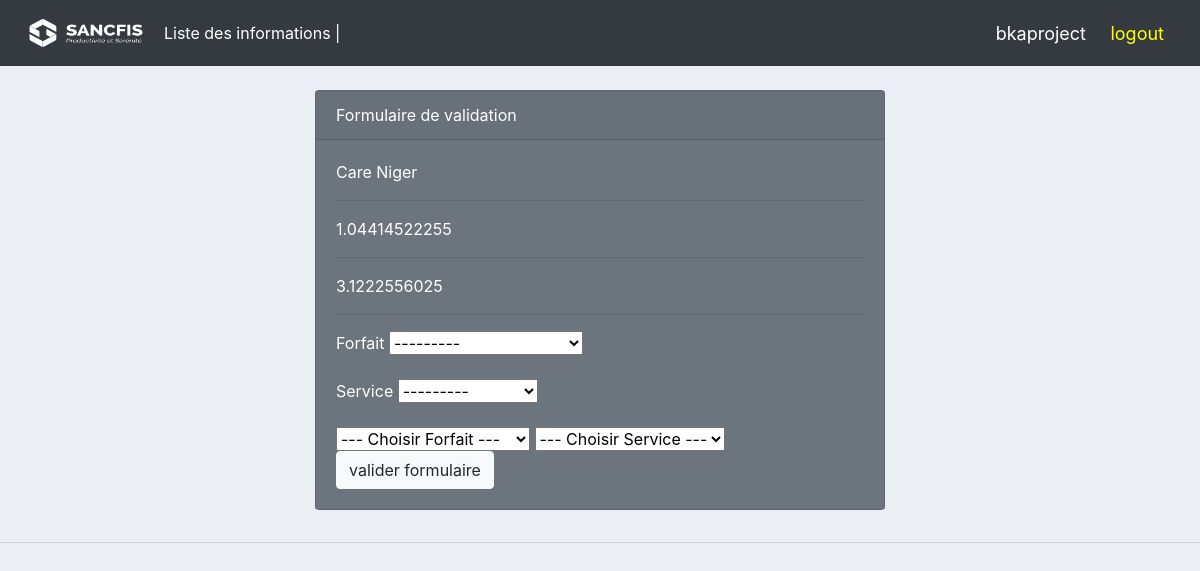
The app's page /validation_installation_informations/2/ (signed in) with its own data.
### bka/models.py (models this page shows, shortened)
class installation_information(models.Model):
    customer = models.CharField(max_length=100, null=True)
    lat = models.FloatField(max_length=20, null=True)
    lon = models.FloatField(max_length=20, null=True)
    forfait = models.ForeignKey(forfait, blank=True, null=True, on_delete=models.CASCADE)
    service = models.ForeignKey(service, blank=True, null=True, on_delete=models.CASCADE)
    cle_activation = models.CharField(max_length=100, null=True)
    status = models.BooleanField(default=False)
    activer = models.BooleanField(default=False)
    date_ajout = models.DateTimeField(auto_now_add=True)
    date_modif = models.DateTimeField(auto_now=True)

### bka/decorators.py (the view)
        def wrapper_func(request, *args, **kwargs):
            group = None
            if request.user.groups.exists():
                group = request.user.groups.all()[0].name
            if group in allowed_roles:
                return view_func(request, *args, **kwargs)
            elif group == 'DG':
                return redirect('list_all_informations')
            elif group == 'PMO':
                return redirect('list_coordinates_pmo')
            elif group == 'tech':
                return redirect('list_coordinates')
            else:
                return HttpResponse("Vous n'etes pas autorisé à acceder à cette page")

### bka/forms.py
class validation_installation_informationForm(forms.ModelForm):
    class Meta:
        model = installation_information
        fields = ['forfait', 'service']
        labels = {
            'forfait': 'Forfait',
            'service': 'Service',
        }
    """ def __init__(self, *args, **kwargs):
            super().__init__(*args, **kwargs)
            self.fields['service'].queryset = service.objects.none()

            if 'forfait' in self.data:
                try:
                    forfait_id = int(self.data.get('forfait'))
                    self.fields['service'].queryset = service.objects.filter(forfait_id=forfait_id).order_by('nom_service')
                except (ValueError, TypeError):
                    pass
            elif self.instance.pk:
                self.fields['service'].queryset = self.instance.forfait.service_set.order_by('nom_service') """

### bka/models.py (called while the page is built)
    def __str__(self):
        return str(self.nom)

    def __str__(self):
        return str(self.nom_service)

### bka/templates/bka/dg/validation_installation_informations.html (shortened to what this page needs)
{% extends 'bka/dg/main_dg.html' %}
{% load crispy_forms_tags %}
{% block content %}
<br>
<div class="row">
    <div class="container col-md-6">
        <div class="card text-white bg-secondary mb-3">
            <div class="card-header">Formulaire de validation</div>
            <div class="card-body">
                <form action="" id="validation_installation_informationForm" method="POST">
                {{ form.instance.customer }} <hr>
                {{ form.instance.lat}} <hr>
                {{ form.instance.lon }} <hr>
                {{ form.forfait | as_crispy_field }}
                {{ form.service | as_crispy_field }}
                <select>
                    <option selected disabled="true">--- Choisir Forfait ---</option>
                </select>
                <select>
                    <option selected disabled="true">--- Choisir Service ---</option>
                </select>
                <button class="btn btn-light" type="submit" name="submit">
                    valider formulaire
                </button>
                </form>
            </div>
        </div>
    </div>
</div>
{% endblock %}

### bka/templates/bka/dg/navbar_dg.html (shortened to what this page needs)
{% load static %}
<nav class="navbar navbar-expand-lg navbar-dark bg-dark">
    <img style="height: 50px; width: 140px;" src="{% static 'images/logo.png' %}">
    <div class="collapse navbar-collapse" id="navbarNav">
        <ul class="navbar-nav">
            <li class="nav-item active">
                <a class="nav-link" href="{% url 'list_all_informations' %}">Liste des informations |</a>
            </li>
        </ul>
    </div>
    <span class="hello-msg">{{ request.user }}</span>&nbsp;
    <span><a class="href" href="{% url 'logout_page' %}">logout</a></span>
</nav>

### static/css/main.css (style rules this page uses)
body { background-color: #ebeff5; }

### bka/templates/bka/dg/navbar_dg.html (style rules this page uses)
.hello-msg { font-size: 18px; color: white; margin-right: 20px; }
.href { font-size: 18px; color: yellow; margin-right: 20px; }

### records on screen
installation_information: instance.customer "Care Niger", instance.lat "1.04414522255", instance.lon "3.1222556025", forfait "---------", service "---------"

### other values on screen
{{ request.user }} "bkaproject"
